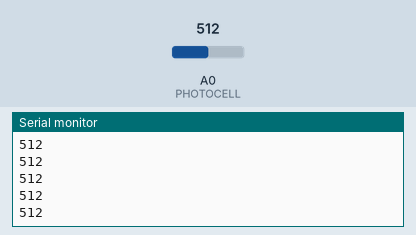
Recording of a sketch running on a simulated Arduino Uno, built with avr-gcc and run on an emulated ATmega328P. On the bench: the last lines printed to the serial monitor. The test bench sets the inputs (shaded band); at power-on: A0 (PHOTOCELL) = 512.

Above: at 1.2 s.
1.3 s: A0 (PHOTOCELL) set to 716
At 1.56 s:
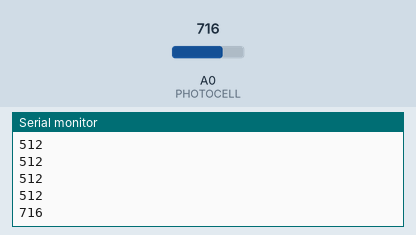
2.8 s: A0 (PHOTOCELL) set to 900
At 2.96 s:
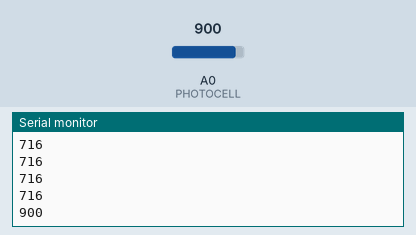
Timing chart, 0 to 5.8 s (numbered marks = the images above; inputs shaded):
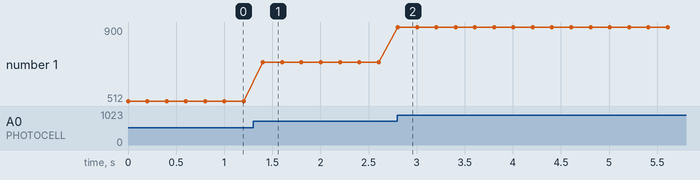

Measured:
- after the input at 1.3 s, the serial monitor: prints a new line after 0.10 s (image 1)
- after the input at 2.8 s, the serial monitor: prints a new line at once (image 2)
- plotted number 1: 512 → 716 after the input at 1.3 s, 716 → 900 after the input at 2.8 s

The sketch:

arduino.ino
```cpp
#define PHOTOCELL A0

void setup () {
  Serial.begin(9600);
}

void loop() {
  int var = analogRead(PHOTOCELL);
  Serial.println(var);
  delay(200);
}
```
